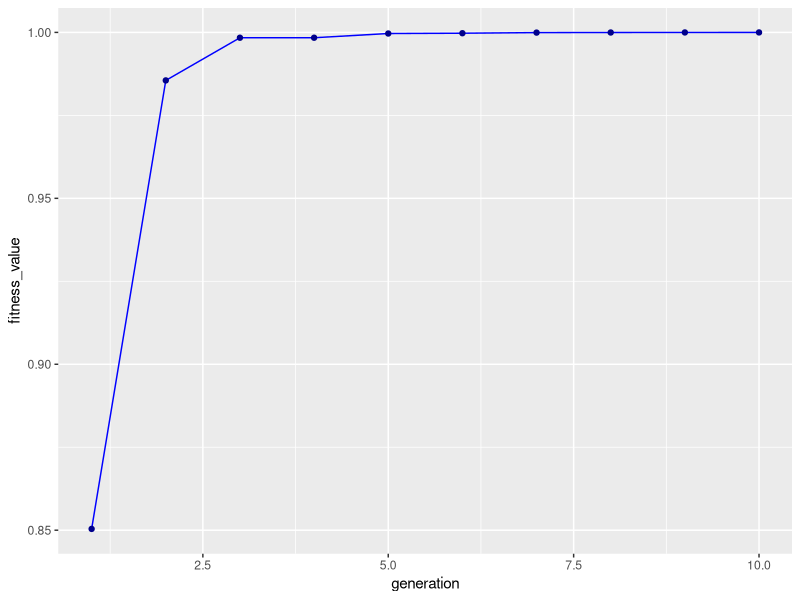

Source code (R):
# Author        :   Muhammad Reza Fahlevi
# Affiliation   :   Departemen Ilmu Komputer,
#                   Fakultas Ilmu Komputer - Teknologi Informasi,
#                   Universitas Sumatera Utara, Indonesia
# References    :   García-Martínez C., Rodriguez F.J., Lozano M. (2018) Genetic Algorithms. In: Martí R., Pardalos P., Resende M. (eds) Handbook of Heuristics. Springer, Cham. https://doi.org/10.1007/978-3-319-07124-4_28


library(ggplot2) # import library for data visualization
library(dplyr)

phi <- function(x, y) {
    exp(-0.5 * ((x ** 2) + (y ** 2))) %>% return()
}

config_df <- function(x_vect, y_vect) {
    phi_vect <- phi(x_vect, y_vect)
    dframe <- tibble(x_vect, y_vect, phi_vect)
    dframe %>%
        arrange(phi_vect) %>%
        slice(2:10) %>%
        return()
}

tournament <- function(df_pop) {
    df_pop %>%
        slice_sample(n = 4) %>%
        slice_max(order_by = phi_vect, n = 2) %>%
        return()
}

pbxalpha <- function(domain_interval, p1, p2, alpha) {
    constant <- (p1["x_vect"] - p2["x_vect"]) %>% abs() %>% max()
    p1_lower_bound <- (p1["x_vect"] - (alpha * constant)) %>% max(domain_interval[1])
    p1_upper_bound <- (p1["x_vect"] + (alpha * constant)) %>% min(domain_interval[2])
    
    constant <- (p1["y_vect"] - p2["y_vect"]) %>% abs() %>% max()
    p2_lower_bound <- (p2["y_vect"] - (alpha * constant)) %>% max(domain_interval[1])
    p2_upper_bound <- (p2["y_vect"] + (alpha * constant)) %>% min(domain_interval[2])
    
    p1_offspring <- c(p1_lower_bound, p1_upper_bound)
    p2_offspring <- c(p2_lower_bound, p2_upper_bound)
    
    p1_offspring %>%
        c(p2_offspring) %>%
        matrix(nrow = 2, ncol = 2, byrow = TRUE) %>%
        return()
}

gamma_ <- function(t, tmax, beta) (1 - (t / tmax)) ** beta

delta <- function(domain_interval, genotype, computed_gamma) {
    get_probability <- runif(1)
    probability_criteria <- 0.5
    normvar <- runif(1)
    if (get_probability == probability_criteria) {
        delta_value <- (domain_interval[2] - genotype) * ((1 - normvar) ** computed_gamma)
    } else {
        delta_value <- (domain_interval[1] - genotype) * ((1 - normvar) ** computed_gamma)
    }
    delta_value %>% return()
}

steady_state_genetic_algorithm <- function(population_size, mutation_probability, max_generation) {
    fitness <- c()
    x_vector <- runif(n = population_size) %>% c()
    y_vector <- runif(n = population_size) %>% c()
    
    for (generation in seq(1, max_generation)) {
        df_population <- config_df(x_vector, y_vector)
        df_population %>% print()
        fitness[generation] <- df_population[population_size - 1, 3] %>% max() # record the best
        x_vector <- c() # start a new population
        y_vector <- c()
        x_vector <- x_vector %>% append(df_population[population_size - 1, 1] %>% max()) # add the fittest to the next generation
        y_vector <- y_vector %>% append(df_population[population_size - 1, 2] %>% max())
        
        vect_size <- length(x_vector)
        while (vect_size != population_size) {
            winner <- tournament(df_population)
            p1 <- winner[1,]
            p2 <- winner[2,]
            offsprings <- pbxalpha(problem_interval, p1, p2, alpha = 0.5)
            current_mutation_rate <- runif(1)
            if (current_mutation_rate < mutation_probability) {
                p11 <- offsprings[1, 1] + delta(problem_interval, 
                                               offsprings[1, 1], gamma_(generation, max_generation, beta = 9))
                p12 <- offsprings[1, 2] + delta(problem_interval,
                                                offsprings[1, 2], gamma_(generation, max_generation, beta = 9))
                p21 <- offsprings[2, 1] + delta(problem_interval,
                                                offsprings[2, 1], gamma_(generation, max_generation, beta = 9))
                p22 <- offsprings[2, 2] + delta(problem_interval,
                                                offsprings[2, 2], gamma_(generation, max_generation, beta = 9))
                offsprings <- c(p11, p12, p21, p22) %>%
                    matrix(nrow = 2, ncol = 2, byrow = TRUE)
            }
            first_value <- offsprings[1, 1] %>% phi(offsprings[1, 2])
            second_value <- offsprings[2, 1] %>% phi(offsprings[2, 2])
            survivor <- c()
            if (first_value > second_value) {
                survivor <- offsprings[1, 1] %>% c(offsprings[1, 2])
            } else {
                survivor <- offsprings[2, 1] %>% c(offsprings[2, 2])
            }
            x_vector <- x_vector %>% append(survivor[1])
            y_vector <- y_vector %>% append(survivor[2])
            vect_size <- vect_size + 1
        }
    }
    fitness %>% return()
}

# define the parameter
problem_interval <- c(-5, 5)
NP <- 10
Pm <- 0.3
MAX_GENERATION <- 10

steady_state_genetic_algorithm(10, Pm, MAX_GENERATION)

result <- c(0.8503840, 0.9855303, 0.9983927, 0.9983927, 0.9996629,
            0.9997525, 0.9999375, 0.9999664, 0.9999841, 0.9999884)
idx <- seq(1, MAX_GENERATION)

df_result <- data.frame("generation" = idx, "fitness_value" = result)

plt <- ggplot(df_result, mapping = aes(generation, fitness_value)) + geom_line(color = "blue") + geom_point(color = "darkblue")
plt
